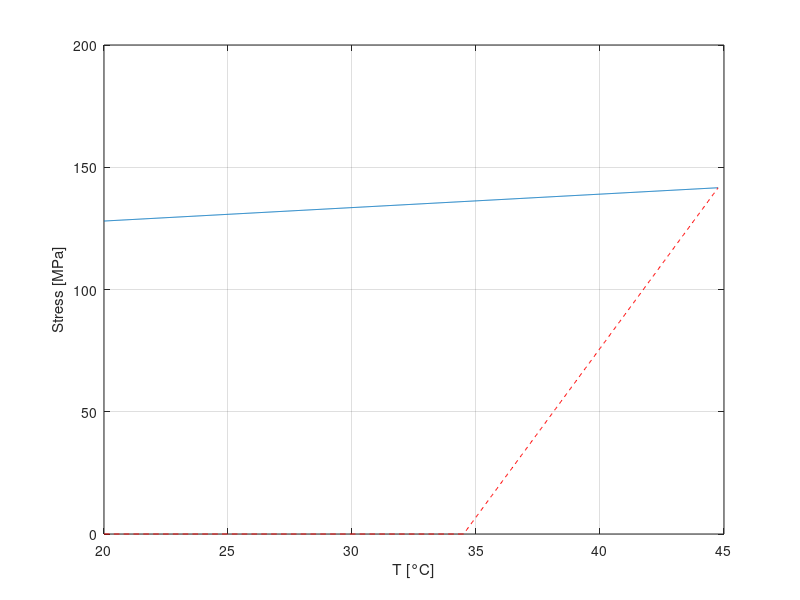
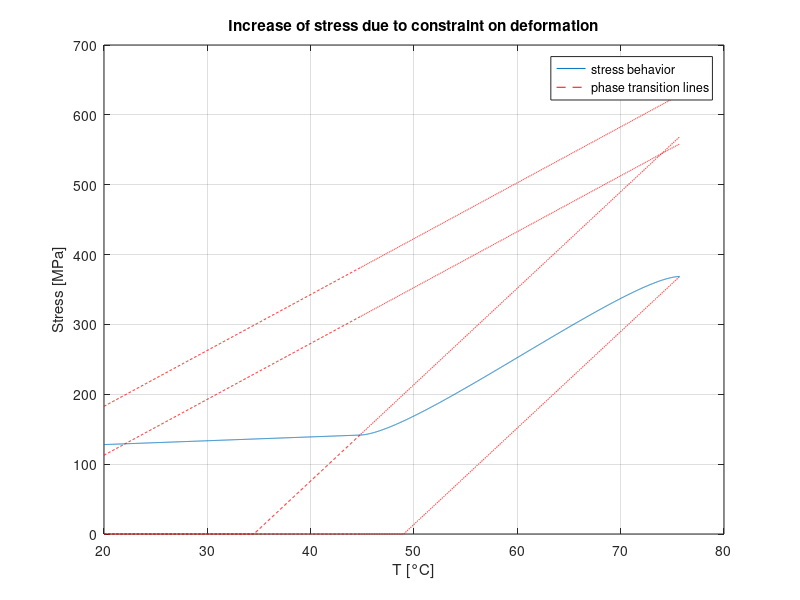
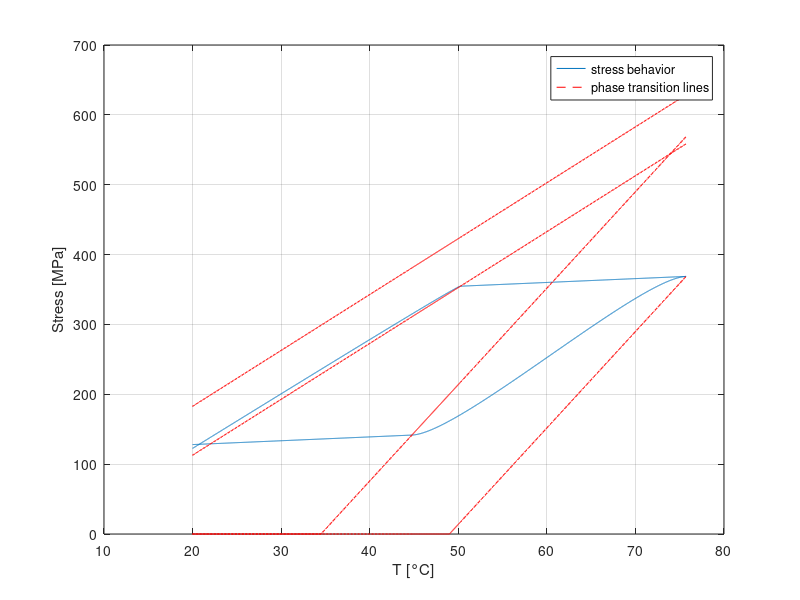

Write MATLAB code to recreate these figures, in order.
% Brinson validation with example on the model

clear
clc
close all

% Material properties
E_a = 67e3; %[MPa]
E_m = 26.3e3; %[MPa]
Teta = 0.55; %[MPa/°C]
Mf = 9; %[°C]
Ms = 18.4; %[°C]
As = 34.5; %[°C]
Af = 49; %[°C]
C_M = 8; %[MPa/°C]
C_A = 13.8; %[MPa/°C]
sigma_s_cr = 100; %[MPa]
sigma_f_cr = 170; %[MPa]
eps_L = 0.067;
a_M = pi / (Ms - Mf);
a_A = pi / (Af - As);

% Initial conditions

eps = 0.005;
csi = 0.046;
E = E_a + csi * (E_m - E_a);
sigma = 128;
T = 20;
T_0 = T + (E * (eps - eps_L * csi) - sigma) / Teta;

T = linspace(20,(C_A * As - Teta * T_0 + E * (eps - eps_L * csi)) / (C_A - Teta), 1000)';
sigma = E * (eps - eps_L * csi) + Teta * (T - T_0);
eps = ones(1000,1) * eps;
R3 = C_A * (T - As);
R3 = [R3 > 0] .* R3;
figure
plot(T,sigma,T,R3, 'r--')
xlabel('T [°C]')
ylabel('Stress [MPa]')
grid on

delta_T = 0.01;

% Heating at constant strain: Newton iteration on the stress at every temperature step
while sigma(end) > C_A * (T(end) - Af)
    T(end+1,1) = T(end) + delta_T;
    s = sigma(end);

    
    xi = @(s) 0.046 / 2 * (cos(a_A * (T(end) - As - s / C_A)) + 1);
    d_xi = @(s) a_A * 0.046 / (2 * C_A) * sin(a_A * (T(end) - As - s / C_A));
    y = @(s) s - xi(s)^2 * eps_L * (E_a - E_m) - xi(s) * (eps(end) * E_m - E_a * (eps_L + eps(end))) - E_a * eps(end) - Teta * (T(end) - T_0);
    dy = @(s) 1 - d_xi(s) * (2 * eps_L * xi(s) * (E_a - E_m) + E_m * eps(end) - E_a * (eps_L + eps(end)));
    

    err_norm = 1;
    while err_norm >= 1e-6
        ss = s - y(s) / dy(s);
        err_norm = norm(s - ss) / norm(s);
        s = ss;
    end
    
sigma(end+1,1) = s;
csi(end+1,1) = xi(sigma(end));
end

R1 = C_M * (T - Ms) + sigma_f_cr;
R1 = [R1 > sigma_f_cr] .* R1;
R2 = C_M * (T - Ms) + sigma_s_cr;
R2 = [R2 > sigma_s_cr] .* R2;
R3 = C_A * (T - As);
R3 = [R3 > 0] .* R3;
R4 = C_A * (T - Af);
R4 = [R4 > 0] .* R4;
figure
plot(T,sigma, T,R1,'r--', T,R2,'r--', T,R3,'r--', T,R4,'r--')
title('Increase of stress due to constraint on deformation')
xlabel('T [°C]')
ylabel('Stress [MPa]')
legend('stress behavior','phase transition lines')
grid on


% Back to 20°C
%3
T2 = linspace(T(end), (E_a * eps(end) - Teta * T_0 + C_M * Ms - sigma_s_cr) / (C_M - Teta), 1000)';
sigma2 = E_a * eps(end) + Teta * (T2 - T_0);
sigma = [sigma ; sigma2];
T = [T ; T2];
%4
while T(end) > 20
    T(end+1,1) = T(end) - delta_T;
    s = sigma(end);

    
    xi = @(s) 1/2 * cos(pi / (sigma_s_cr - sigma_f_cr) * (s - sigma_f_cr - C_M * (T(end) - Ms))) + 1/2;
    d_xi = @(s) -1/2 * sin(pi / (sigma_s_cr - sigma_f_cr) * (s - sigma_f_cr - C_M * (T(end) - Ms))) * pi / (sigma_s_cr - sigma_f_cr);
    y = @(s) s - xi(s)^2 * eps_L * (E_a - E_m) - xi(s) * (eps(end) * E_m - E_a * (eps_L + eps(end))) - E_a * eps(end) - Teta * (T(end) - T_0);
    dy = @(s) 1 - d_xi(s) * (2 * eps_L * xi(s) * (E_a - E_m) + E_m * eps(end) - E_a * (eps_L + eps(end)));
    

    err_norm = 1;
    while err_norm >= 1e-6
        ss = s - y(s) / dy(s);
        err_norm = norm(s - ss) / norm(s);
        s = ss;
    end
    
sigma(end+1,1) = s;
csi(end+1,1) = xi(sigma(end));
end

R1 = C_M * (T - Ms) + sigma_f_cr;
R1 = [R1 > sigma_f_cr] .* R1;
R2 = C_M * (T - Ms) + sigma_s_cr;
R2 = [R2 > sigma_s_cr] .* R2;
R3 = C_A * (T - As);
R3 = [R3 > 0] .* R3;
R4 = C_A * (T - Af);
R4 = [R4 > 0] .* R4;
figure
plot(T,sigma, T,R1,'r--', T,R2,'r--', T,R3,'r--', T,R4,'r--')
xlabel('T [°C]')
ylabel('Stress [MPa]')
legend('stress behavior','phase transition lines')
grid on
